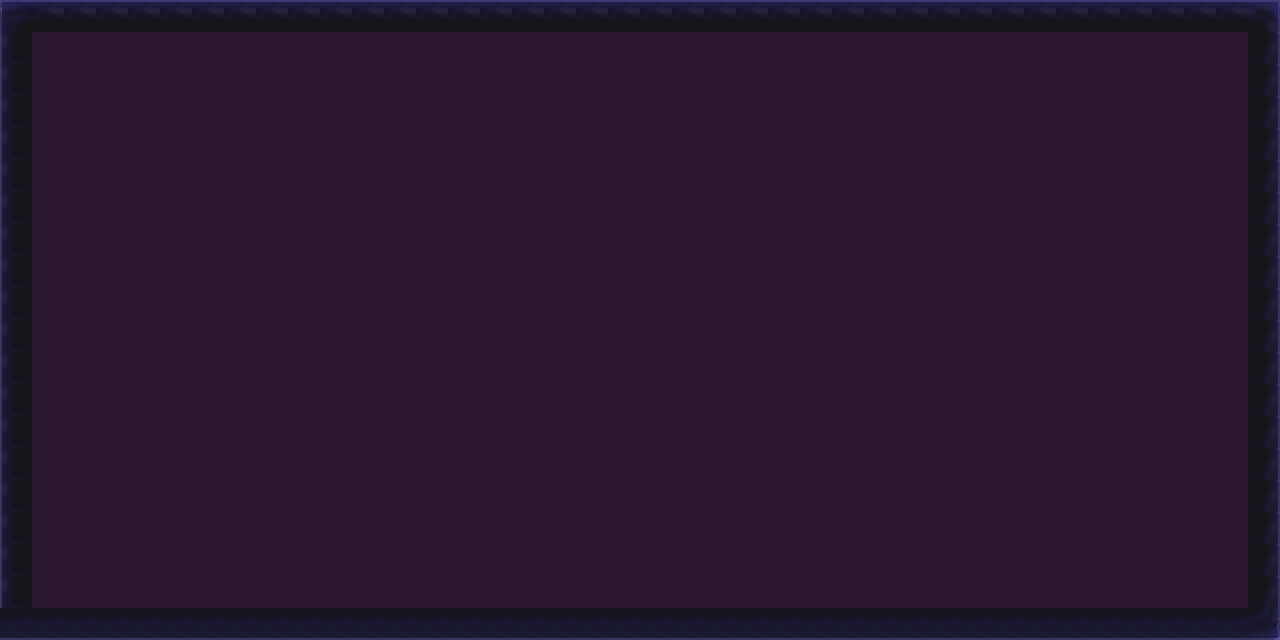

The image is a tile-based game level rendered from a .tmx file. Its description and complete source (layers, tilesets, objects, tile grids) follow:
An orthogonal 40x20 tile map with 32x32 px tiles, 1 tile layer (Background) and 31 objects (16x 6, 11x 7, 3x goal, start).

<map version="1.10" tiledversion="1.11.2" orientation="orthogonal" renderorder="right-down" width="40" height="20" tilewidth="32" tileheight="32" infinite="0" nextlayerid="4" nextobjectid="130">
 <editorsettings>
  <export target="map1.lua" format="lua" />
 </editorsettings>
 <tileset firstgid="1" name="test_tile_map-sheet" tilewidth="32" tileheight="32" tilecount="100" columns="10">
  <image source="../Aseprite/TileMaps/test_tile_map-sheet.png" width="320" height="320" />
 </tileset>
 <layer id="1" name="Background" width="40" height="20">
  <data encoding="csv">
5,6,6,6,6,6,6,6,6,6,6,6,6,6,6,6,6,6,6,6,6,6,6,6,6,6,6,6,6,6,6,6,6,6,6,6,6,6,6,7,
15,9,9,9,9,9,9,9,9,9,9,9,9,9,9,9,9,9,9,9,9,9,9,9,9,9,9,9,9,9,9,9,9,9,9,9,9,9,9,17,
15,9,9,9,9,9,9,9,9,9,9,9,9,9,9,9,9,9,9,9,9,9,9,9,9,9,9,9,9,9,9,9,9,9,9,9,9,9,9,17,
15,9,9,9,9,9,9,9,9,9,9,9,9,9,9,9,9,9,9,9,9,9,9,9,9,9,9,9,9,9,9,9,9,9,9,9,9,9,9,17,
15,9,9,9,9,9,9,9,9,9,9,9,9,9,9,9,9,9,9,9,9,9,9,9,9,9,9,9,9,9,9,9,9,9,9,9,9,9,9,17,
15,9,9,9,9,9,9,9,9,9,9,9,9,9,9,9,9,9,9,9,9,9,9,9,9,9,9,9,9,9,9,9,9,9,9,9,9,9,9,17,
15,9,9,9,9,9,9,9,9,9,9,9,9,9,9,9,9,9,9,9,9,9,9,9,9,9,9,9,9,9,9,9,9,9,9,9,9,9,9,17,
15,9,9,9,9,9,9,9,9,9,9,9,9,9,9,9,9,9,9,9,9,9,9,9,9,9,9,9,9,9,9,9,9,9,9,9,9,9,9,17,
15,9,9,9,9,9,9,9,9,9,9,9,9,9,9,9,9,9,9,9,9,9,9,9,9,9,9,9,9,9,9,9,9,9,9,9,9,9,9,17,
15,9,9,9,9,9,9,9,9,9,9,9,9,9,9,9,9,9,9,9,9,9,9,9,9,9,9,9,9,9,9,9,9,9,9,9,9,9,9,17,
15,9,9,9,9,9,9,9,9,9,9,9,9,9,9,9,9,9,9,9,9,9,9,9,9,9,9,9,9,9,9,9,9,9,9,9,9,9,9,17,
15,9,9,9,9,9,9,9,9,9,9,9,9,9,9,9,9,9,9,9,9,9,9,9,9,9,9,9,9,9,9,9,9,9,9,9,9,9,9,17,
15,9,9,9,9,9,9,9,9,9,9,9,9,9,9,9,9,9,9,9,9,9,9,9,9,9,9,9,9,9,9,9,9,9,9,9,9,9,9,17,
15,9,9,9,9,9,9,9,9,9,9,9,9,9,9,9,9,9,9,9,9,9,9,9,9,9,9,9,9,9,9,9,9,9,9,9,9,9,9,17,
15,9,9,9,9,9,9,9,9,9,9,9,9,9,9,9,9,9,9,9,9,9,9,9,9,9,9,9,9,9,9,9,9,9,9,9,9,9,9,17,
15,9,9,9,9,9,9,9,9,9,9,9,9,9,9,9,9,9,9,9,9,9,9,9,9,9,9,9,9,9,9,9,9,9,9,9,9,9,9,17,
15,9,9,9,9,9,9,9,9,9,9,9,9,9,9,9,9,9,9,9,9,9,9,9,9,9,9,9,9,9,9,9,9,9,9,9,9,9,9,17,
15,9,9,9,9,9,9,9,9,9,9,9,9,9,9,9,9,9,9,9,9,9,9,9,9,9,9,9,9,9,9,9,9,9,9,9,9,9,9,17,
15,9,9,9,9,9,9,9,9,9,9,9,9,9,9,9,9,9,9,9,9,9,9,9,9,9,9,9,9,9,9,9,9,9,9,9,9,9,9,17,
26,26,26,26,26,26,26,26,26,26,26,26,26,26,26,26,26,26,26,26,26,26,26,26,26,26,26,26,26,26,26,26,26,26,26,26,26,26,26,27
</data>
 </layer>
 <objectgroup id="2" name="PlayTiles">
  <object id="66" name="7" gid="13" x="64" y="352" width="32" height="32" />
  <object id="94" name="goal" gid="9" x="352" y="320" width="32" height="32" />
  <object id="98" name="7" gid="13" x="160" y="352" width="32" height="32" />
  <object id="99" name="7" gid="13" x="192" y="256" width="32" height="32" />
  <object id="100" name="7" gid="13" x="224" y="352" width="32" height="32" />
  <object id="101" name="7" gid="13" x="288" y="352" width="32" height="32" />
  <object id="102" name="7" gid="13" x="224" y="416" width="32" height="32" />
  <object id="103" name="7" gid="13" x="256" y="480" width="32" height="32" />
  <object id="104" name="7" gid="13" x="320" y="480" width="32" height="32" />
  <object id="105" name="7" gid="13" x="256" y="256" width="32" height="32" />
  <object id="106" name="7" gid="13" x="288" y="416" width="32" height="32" />
  <object id="107" name="7" gid="13" x="288" y="224" width="32" height="32" />
  <object id="108" name="6" gid="12" x="96" y="352" width="32" height="32" />
  <object id="110" name="6" gid="12" x="128" y="352" width="32" height="32" />
  <object id="111" name="6" gid="12" x="160" y="320" width="32" height="32" />
  <object id="112" name="6" gid="12" x="192" y="320" width="32" height="32" />
  <object id="113" name="6" gid="12" x="192" y="288" width="32" height="32" />
  <object id="114" name="6" gid="12" x="224" y="320" width="32" height="32" />
  <object id="115" name="6" gid="12" x="224" y="384" width="32" height="32" />
  <object id="116" name="6" gid="12" x="256" y="416" width="32" height="32" />
  <object id="117" name="6" gid="12" x="256" y="448" width="32" height="32" />
  <object id="118" name="6" gid="12" x="288" y="480" width="32" height="32" />
  <object id="119" name="6" gid="12" x="288" y="384" width="32" height="32" />
  <object id="121" name="6" gid="12" x="288" y="320" width="32" height="32" />
  <object id="122" name="6" gid="12" x="320" y="320" width="32" height="32" />
  <object id="123" name="6" gid="12" x="224" y="256" width="32" height="32" />
  <object id="124" name="6" gid="12" x="320" y="224" width="32" height="32" />
  <object id="125" name="6" gid="12" x="256" y="224" width="32" height="32" />
  <object id="127" name="goal" gid="9" x="352" y="224" width="32" height="32" />
  <object id="128" name="goal" gid="9" x="352" y="480" width="32" height="32" />
  <object id="129" name="start" gid="9" x="32" y="352" width="32" height="32" />
 </objectgroup>
 <objectgroup id="3" name="Dice" />
</map>
